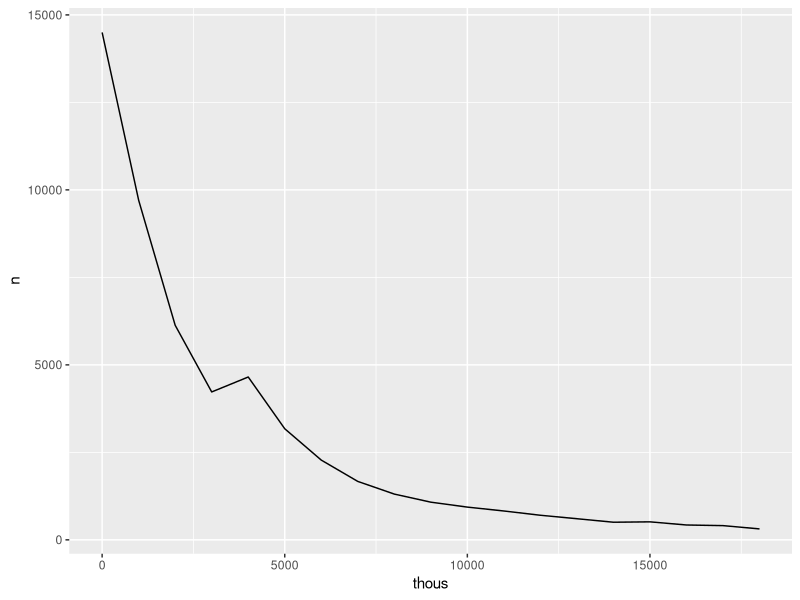
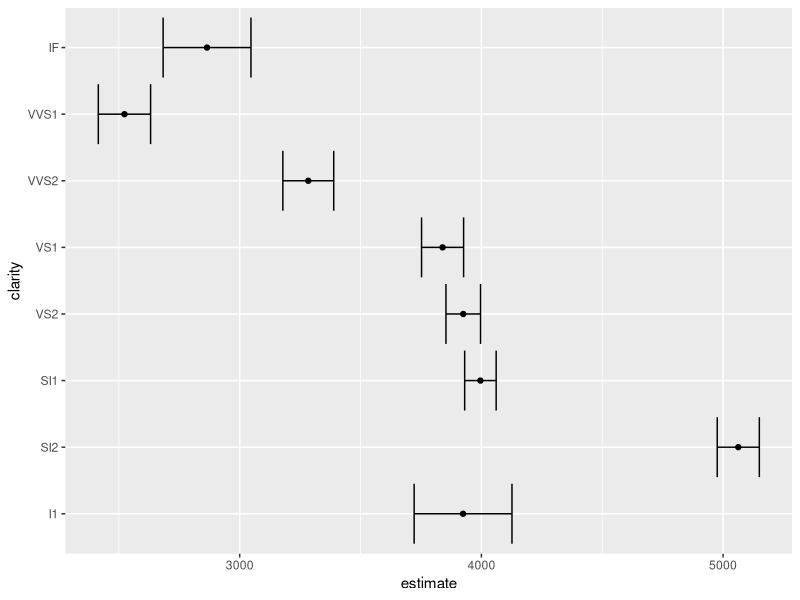
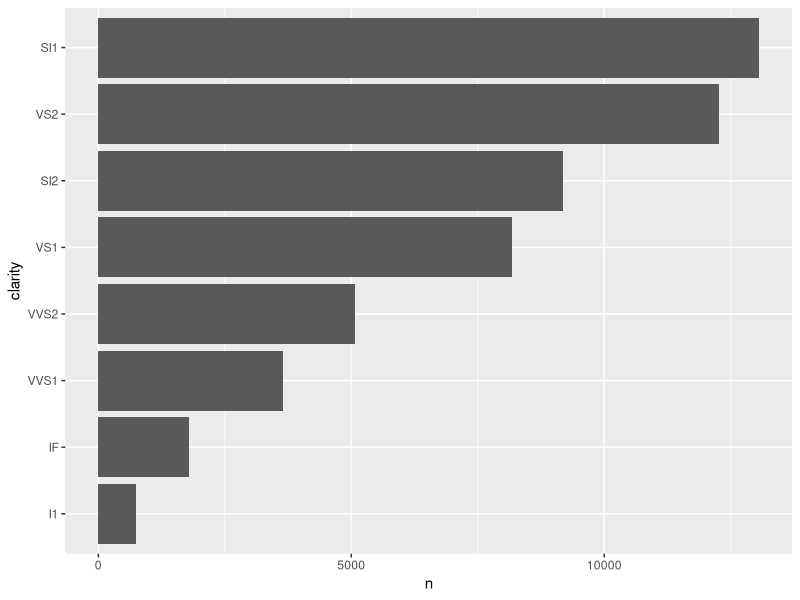
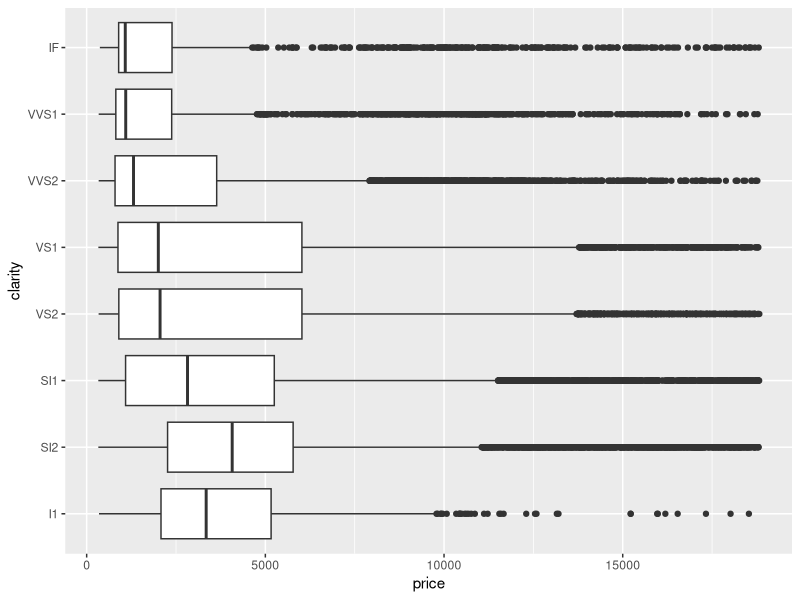
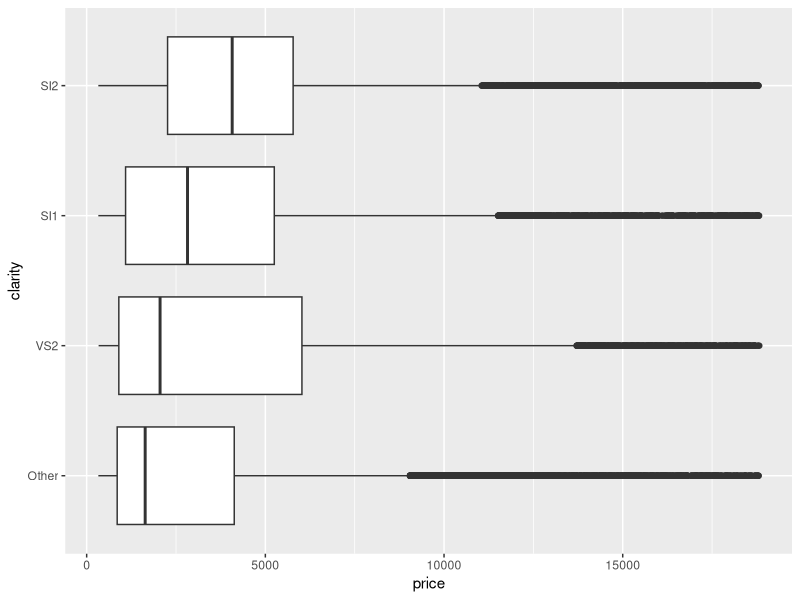

Write R code to recreate these figures, in order.
## ---- chunk 1
knitr::opts_chunk$set(echo = TRUE)
## ---- chunk 2
library(tidyverse)
library(broom) # for 'tidy'
library(purrr) # for 'map'
## ---- chunk 3
diamonds %>% count(clarity, sort=T, name = "Number")  # sortedfreq
diamonds %>% count(clarity, wt=price, sort=T)  # sum of Price for each Clarity group
## ---- chunk 4
diamonds %>% count(thous = 1000 * price %/% 1000) %>% ggplot(aes(thous, n)) +
  geom_line()
## ---- chunk 5
diamonds %>% add_count(clarity)
# select Clarity with > 3000 diamonds
diamonds %>% add_count(clarity) %>% filter(n>3000)
## ---- chunk 6
ttests = diamonds %>% group_by(clarity) %>% summarize(t_test = list(t.test(price, mu=4000)))
ttests %>% mutate(tidied = map(t_test, tidy)) %>% unnest(tidied) %>%
  ggplot(aes(estimate, clarity)) + geom_point() +
  geom_errorbarh(aes(xmin = conf.low, xmax = conf.high))
## ---- chunk 7
# Reorder Clarity groups descending by total number of diamonds (on the fly!)
diamonds %>% count(clarity) %>% mutate(clarity = fct_reorder(clarity, n)) %>% 
  ggplot(aes(clarity, n)) + geom_col() + coord_flip()
## ---- chunk 8
diamonds %>% ggplot (aes(clarity, price)) + geom_boxplot() + coord_flip()
## ---- chunk 9
diamonds %>% mutate(clarity=fct_lump(clarity,3), clarity=fct_reorder(clarity, price)) %>% ggplot (aes(clarity, price)) + geom_boxplot() + coord_flip()
## ---- chunk 10
sessionInfo()
